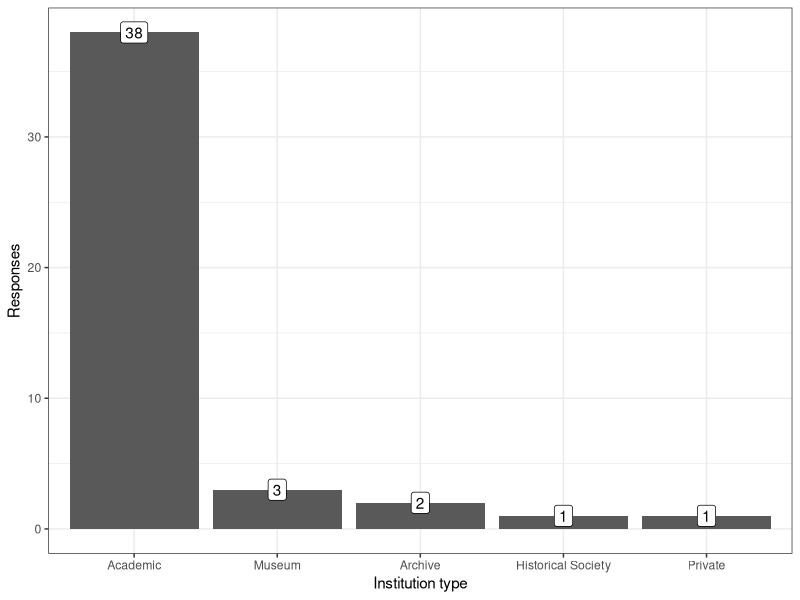
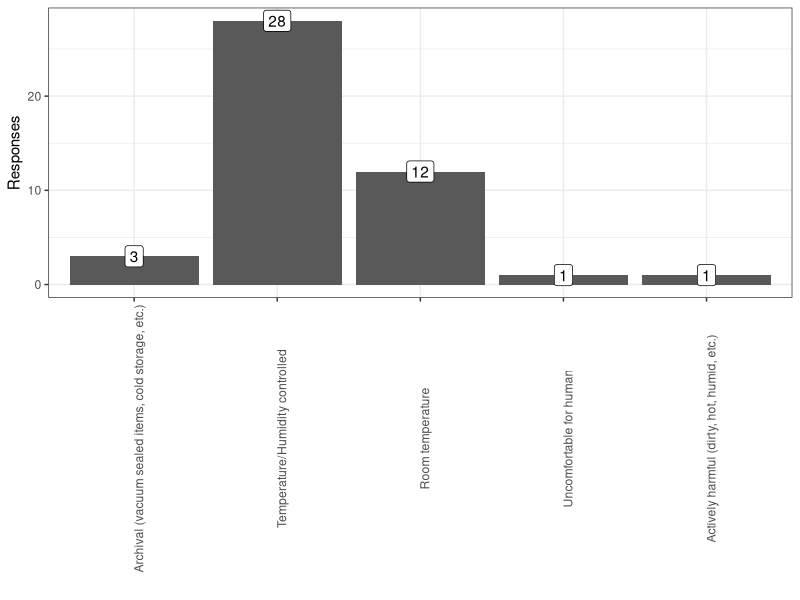
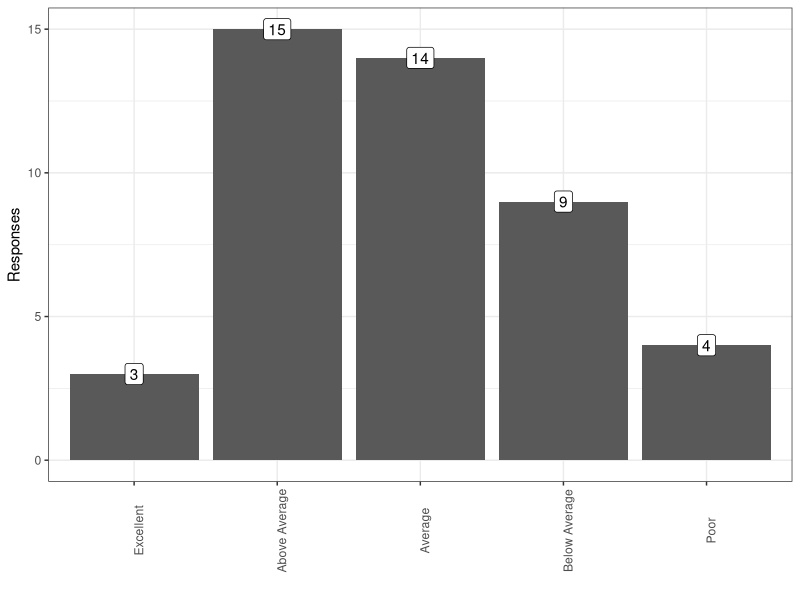
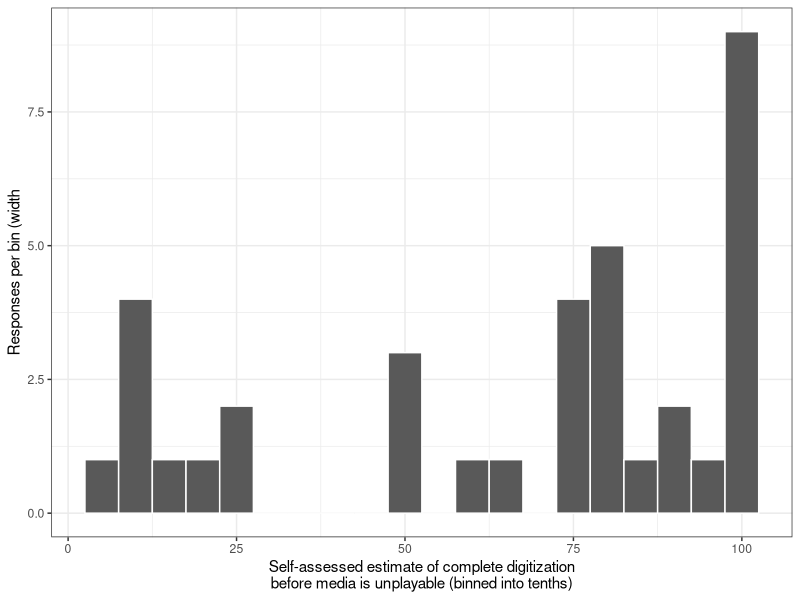
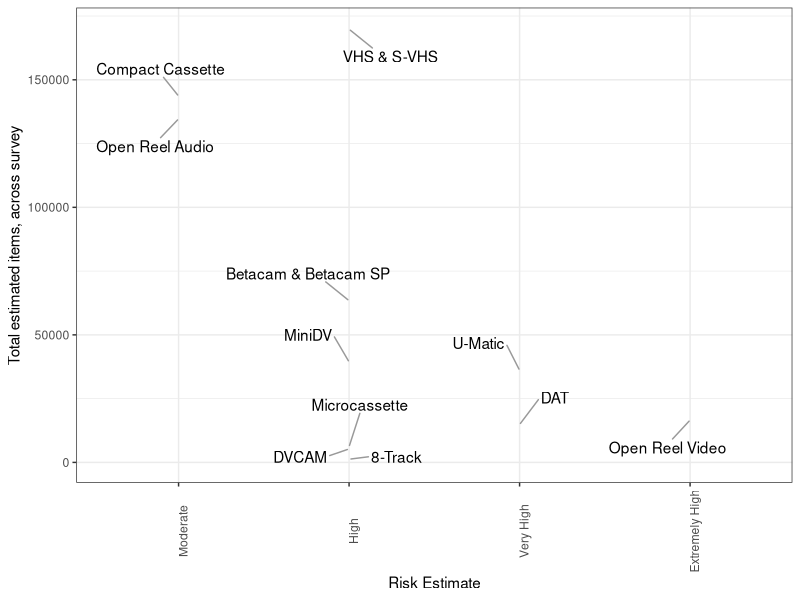
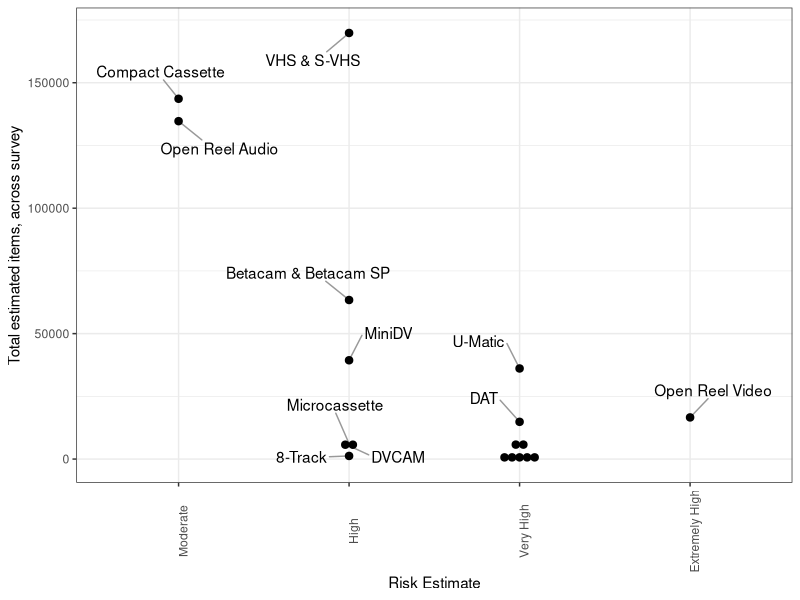
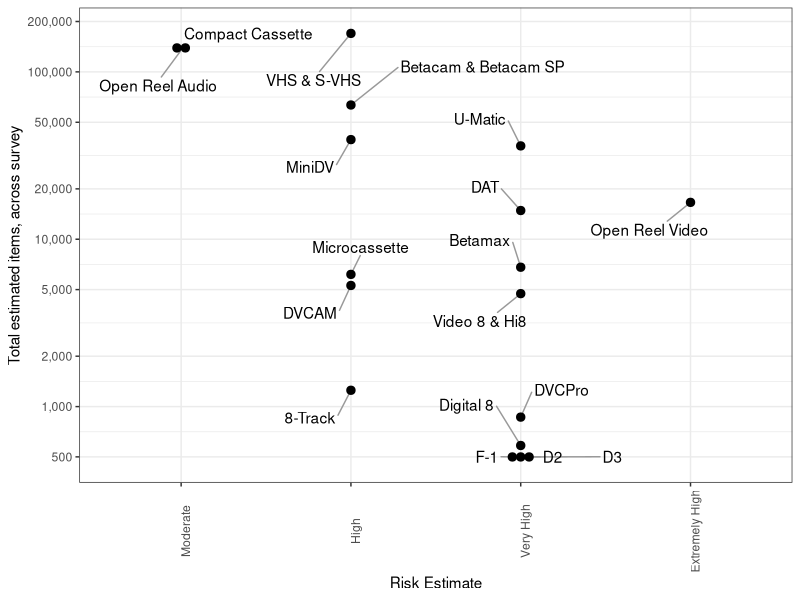
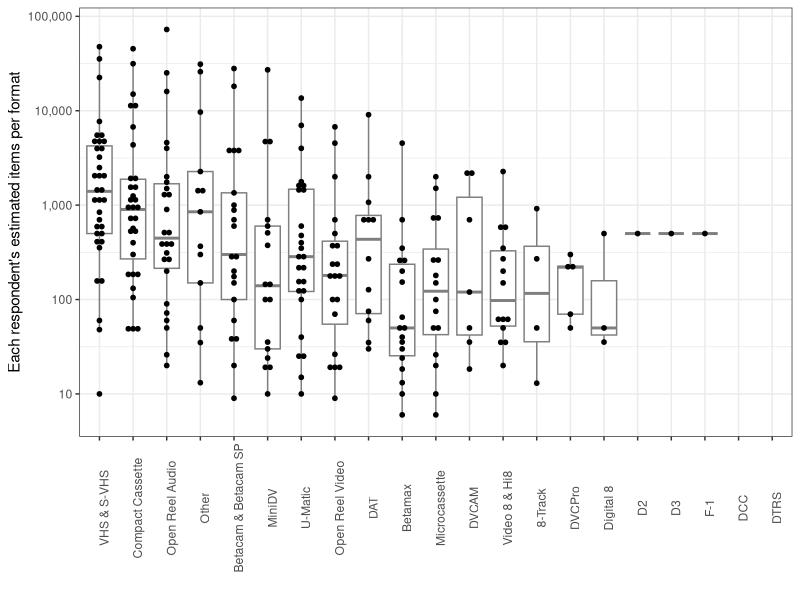

The R source for these figures, in order: (Note: this script raises an error after producing the figures.)
## ---- chunk 1
# This is to just globally mute a lot of messages and errors
knitr::opts_chunk$set(echo=F,message=F,error=T,warning=F)
## ---- chunk 2
library(tidyverse)
library(ggrepel)
library(egg)
library(ComplexHeatmap)
library(circlize)
## ---- chunk 3
raw_datar <- read_csv("survey_data_2019.csv" ,
    col_names=c(
        "Key","State","InstitutionType","TotalItems",
        "StorageConditions",
        "Unstructured_StorageHistory",
        "Unstructured_CompletionEstimate",
        "PercentDigitizedBeforeUnplayable",
        "PracticeSelfAssesment",
        "Percentage_Open Reel Video","Percentage_U-Matic","Percentage_Betamax",
        "Percentage_VHS & S-VHS","Percentage_Betacam & Betacam SP",
        "Percentage_Video 8 & Hi8","Percentage_D2","Percentage_D3",
        "Percentage_DVCAM","Percentage_MiniDV","Percentage_DVCPro",
        "Percentage_Digital 8","Percentage_Open Reel Audio",
        "Percentage_Compact Cassette","Percentage_Microcassette",
        "Percentage_DAT","Percentage_DTRS","Percentage_F-1","Percentage_DCC",
        "Percentage_8-Track","Percentage_Other"),
    skip=1
    ) %>%
    mutate(PercentDigitizedBeforeUnplayable=sub("%","",
            PercentDigitizedBeforeUnplayable)
        )
all_responses <- raw_datar

risk_factors <- read_tsv("risk_assesment.tsv") %>%
    mutate(Risk=factor(Risk,
            levels=c("Low","Moderate","High","Very High","Extremely High")
        )   ) 

tdatar <- all_responses %>%
    gather(Format,Percentage,starts_with("Percentage_")) %>%
    mutate(Percentage=as.numeric(sub("%","",Percentage))) %>%
    mutate(EstItemCount=TotalItems*Percentage/100) %>%
    mutate(FormatName=sub("Percentage_","",Format)) %>% 
    left_join(risk_factors%>%rename(FormatName=Format),by="FormatName")
## ---- chunk 4
all_responses %>%
    {
    ggplot(.)+theme_bw()+
    aes(x=InstitutionType)+
    geom_bar()+
    scale_x_discrete(limits=names(sort(table(.$InstitutionType),decreasing=T)))+
    geom_label(aes(label=..count..,y=..count..),stat="count")+
    xlab("Institution type")+
    ylab("Responses")
    }
## ---- chunk 5
all_responses %>%
    filter(!is.na(StorageConditions)) %>%
    {
    ggplot(.)+theme_bw()+
    aes(x=StorageConditions)+
    geom_bar()+
    scale_x_discrete(limits=c(
            "Archival (vacuum sealed items, cold storage, etc.)",
            "Temperature/Humidity controlled",
            "Room temperature",
            "Uncomfortable for human",
            "Actively harmful (dirty, hot, humid, etc.)"
            )
        )+
    geom_label(aes(label=..count..,y=..count..),stat="count")+
    theme(axis.text.x=element_text(angle=90))+
    xlab("")+
    ylab("Responses")
    }
## ---- chunk 6
all_responses %>%
    filter(!is.na(PracticeSelfAssesment)) %>%
    {
    ggplot(.)+theme_bw()+
    aes(x=PracticeSelfAssesment)+
    geom_bar()+
    scale_x_discrete(limits=c(
            "Excellent",
            "Above Average",
            "Average",
            "Below Average",
            "Poor"
            )
        )+
    geom_label(aes(label=..count..,y=..count..),stat="count")+
    theme(axis.text.x=element_text(angle=90))+
    xlab("")+
    ylab("Responses")
    }
## ---- chunk 7
all_responses %>%
    filter(!is.na(PercentDigitizedBeforeUnplayable)) %>%
    {
    ggplot(.)+theme_bw()+
    aes(x=as.numeric(PercentDigitizedBeforeUnplayable))+
    stat_bin(binwidth=05,geom="bar",col="white")+
    xlab("Self-assessed estimate of complete digitization\nbefore media is unplayable (binned into tenths)")+
    ylab("Responses per bin (width")
    }
## ---- chunk 8
g_storage <- all_responses %>%
    filter(!is.na(StorageConditions)) %>%
    {
    ggplot(.)+theme_article()+
    aes(x=StorageConditions)+
    scale_x_discrete(limits=c(
            "Archival (vacuum sealed items, cold storage, etc.)",
            "Temperature/Humidity controlled",
            "Room temperature",
            "Uncomfortable for human",
            "Actively harmful (dirty, hot, humid, etc.)"
            ),
            labels=c(
            "Archival\n(vacuum sealed items,\ncold storage, etc.)",
            "Temperature/Humidity\ncontrolled",
            "Room temperature",
            "Uncomfortable\nfor humans",
            "Actively harmful\n(dirty, hot, humid, etc.)"
            )
        )+
    geom_bar(fill="grey40",color="black")+
    #geom_label(aes(label=..count..,y=..count..),stat="count")+
    scale_y_continuous(breaks=seq(0,40,5))+
    theme(axis.text.x=element_text(angle=90))+
    xlab("")+
    ylab("Responses")
    }
g_complete <- all_responses %>%
    filter(!is.na(PercentDigitizedBeforeUnplayable)) %>%
    {
    ggplot(.)+theme_article()+
    aes(x=as.numeric(PercentDigitizedBeforeUnplayable))+
    stat_bin(binwidth=10,center=5,geom="bar",fill="grey40",color="black")+
    xlab("Self-assessed estimate of complete\ndigitization before media is unplayable")+
    ylab("Responses")+
    scale_x_continuous(breaks=seq(0,100,10))+
    scale_y_continuous(breaks=seq(0,10,1))
    }
g_both <- ggarrange(g_storage,g_complete,nrow=1,labels=c("A","B"),draw=F)
ggsave("storageConditions_and_completionEstimate.svg",g_both,width=6,height=4)
ggsave("storageConditions_and_completionEstimate.png",g_both,width=6,height=4)
## ---- chunk 9
g <- tdatar %>% 
    group_by(FormatName,Risk) %>%
    summarize(EstTotal=sum(EstItemCount,na.rm=T)) %>%
    filter(!is.na(Risk)) %>%
    filter(EstTotal>0) %>%
    ggplot()+
    theme_bw()+
    aes(x=Risk,y=EstTotal,label=FormatName)+
    geom_text_repel(box.padding=1,segment.color="grey60")+
    theme(axis.text.x=element_text(angle=90))+
    ylab("Total estimated items, across survey")+
    xlab("Risk Estimate")
g

g+geom_dotplot(binaxis="y",stackdir="center",binwidth=3e3)

g+geom_dotplot(binaxis="y",stackdir="center",binwidth=0.05)+
    scale_y_log10(labels=function(x){formatC(x,big.mark=",",format="d")},
        breaks=c(500+0.5,1e3,2e3,5e3+0.5,1e4,2e4,5e4+1,1e5,2e5))

ggsave("risk_and_totals_log.png",g+
    geom_dotplot(binaxis="y",stackdir="center",binwidth=0.05)+
    scale_y_log10(labels=function(x){formatC(x,big.mark=",",format="d")},
        breaks=c(500+0.5,1e3,2e3,5e3+0.5,1e4,2e4,5e4+1,1e5,2e5)),
    width=6,height=6)
ggsave("risk_and_totals_log.svg",g+
    geom_dotplot(binaxis="y",stackdir="center",binwidth=0.05)+
    scale_y_log10(labels=function(x){formatC(x,big.mark=",",format="d")},
        breaks=c(500+0.5,1e3,2e3,5e3+0.5,1e4,2e4,5e4+1,1e5,2e5)),
    width=6,height=6)

ggsave("risk_and_totals.png", g+
    scale_y_continuous(labels=function(x){formatC(x,big.mark=",",format="d")},
        breaks=seq(0,2e5,2e4),limits=c(-2e4,NA))+
        geom_dotplot(binaxis="y",stackdir="center",binwidth=3e3),
    width=6,height=6)
ggsave("risk_and_totals.svg", g+
    scale_y_continuous(labels=function(x){formatC(x,big.mark=",",format="d")},
        breaks=seq(0,2e5,2e4),limits=c(-2e4,NA))+
        geom_dotplot(binaxis="y",stackdir="center",binwidth=3e3) ,
    width=6,height=6)

## ---- chunk 10

g <- tdatar %>% 
    {
    ggplot(.)+
    theme_bw()+
    aes(x=FormatName,y=EstItemCount)+
    geom_boxplot(outlier.alpha=0,color="grey50")+
    geom_dotplot(binaxis="y",stackdir="center",dotsize=1.0,alpha=1.0,binwidth=0.05)+
    scale_y_log10(labels=function(x){formatC(x,big.mark=",",format="d")})+
    scale_x_discrete(
        limits=group_by(.,FormatName)%>%
            summarize(z=sum(EstItemCount,na.rm=T))%>%
            arrange(-z)%>%pull(FormatName)
        )+
    theme(axis.text.x=element_text(angle=90))+
    ylab("Each respondent's estimated items per format")+
    xlab("")
    }
g
ggsave("items_per_respondent.png",g,width=6,height=5)
ggsave("items_per_respondent.svg",g,width=6,height=5)

## ---- chunk 11
library(gplots)

heatmap_datar_counts <- tdatar %>% 
    filter(EstItemCount>0) %>%
    select(Key,State,InstitutionType,TotalItems,
        PercentDigitizedBeforeUnplayable,FormatName,EstItemCount) %>%
    spread(FormatName,EstItemCount,fill=0) %>%
    arrange(-as.numeric(PercentDigitizedBeforeUnplayable))
heatmap_datar_counts%>%pull(PercentDigitizedBeforeUnplayable)

counts_matrix <- as.matrix(log10(heatmap_datar_counts[,-c(1,2,3,4,5)]+1))

#risk_palette <- 
#    rev(colorRampPalette(brewer.pal(n=9,name="Spectral"))(
#        length(levels(risk_factors$Risk))
#    ))[
#        tibble(Format=colnames(heatmap_datar_counts)[
#                6:ncol(heatmap_datar_counts)]
#            )%>%    
#            left_join(risk_factors,by="Format")%>%pull(Risk)
#        ] 

# Thanks colorbrewer2 website!
colorz <- setNames(c('#ffffb2','#fecc5c','#fd8d3c','#f03b20','#bd0026'),
        levels(risk_factors$Risk))
risk_palette <- colorz[
        tibble(Format=colnames(heatmap_datar_counts)[
                6:ncol(heatmap_datar_counts)]
            )%>%    
            left_join(risk_factors,by="Format")%>%pull(Risk)
        ] 
k <- data.frame(fill=colorz[levels(risk_factors$Risk)],y=levels(risk_factors$Risk)) %>%
    ggplot()+theme_classic()+
    aes(fill=y,x=1,y=y)+
    scale_fill_manual("Risk",values=colorz)+
    scale_y_discrete(limits=levels(risk_factors$Risk))+
    guides(fill=F)+
    geom_tile()+
    theme(axis.text.x=element_blank(),axis.ticks=element_blank(),
        axis.line=element_blank())+
    ylab("")+xlab("")
k
ggsave("heatmap_key.png",k,width=3,height=2)

tickfunc <- function() {
            breaks <- 10^seq(1,5,0.1)
            which_ones <- c(11,21,31,41)
            return(list(
                at=parent.frame()$scale01(log10(breaks[which_ones])),
                labels=formatC(breaks[which_ones],big.mark=",",format="d")
                ))
           }


svg("magnetic_heatmap_ordered_by_chance_completion_at_top.svg",width=6,height=6)
heatmap.2(counts_matrix,
    key.xlab="Estimated Items",
    col=colorRampPalette(brewer.pal(n=9,name="PuBuGn"))(100),
    ColSideColors=risk_palette,
    margins=c(08,5),
    labRow=ifelse(!is.na(heatmap_datar_counts$PercentDigitizedBeforeUnplayable),
        paste0(heatmap_datar_counts$PercentDigitizedBeforeUnplayable,"%"),"no data"),
    srtCol=45,
    density.info="none",
    trace="none",
    dendrogram="col",
    Rowv=F,
    reorderfun=function(d, w) rev(reorder(d, w, agglo.FUN = mean)),
    ylab="Respondent, ordered by estimated completion",
    key.xtickfun=tickfunc
    )
dev.off()

svg("magnetic_heatmap_clustered_rows.svg",width=6,height=6)
heatmap.2(counts_matrix,
    key.xlab="Estimated Items",
    col=colorRampPalette(brewer.pal(n=9,name="PuBuGn"))(100),
    ColSideColors=risk_palette,
    margins=c(08,5),
    labRow=ifelse(!is.na(heatmap_datar_counts$PercentDigitizedBeforeUnplayable),
        paste0(heatmap_datar_counts$PercentDigitizedBeforeUnplayable,"%"),"no data"),
    srtCol=45,
    density.info="none",
    trace="none",
    dendrogram="both",
    reorderfun=function(d, w) rev(reorder(d, w, agglo.FUN = mean)),
    ylab="Respondent",
    key.xtickfun=tickfunc
    )
dev.off()


library(RColorBrewer)


## ---- chunk 12
library(seriation)

seriation_of_matrix <- seriate(as.matrix(log10(heatmap_datar_counts[,-c(1,2,3,4)]+1)))
#, method = "BEA_TSP")

heatmap_datar_counts <- tdatar %>% 
    filter(EstItemCount>0) %>%
    select(Key,State,InstitutionType,TotalItems,FormatName,EstItemCount) %>%
    spread(FormatName,EstItemCount,fill=0)

counts_valz <- log10(unlist(heatmap_datar_counts[,-c(1,2,3,4)])+1)

col_ann <- risk_factors %>% rename(FormatName=Format) %>% as.data.frame()
rownames(col_ann) <- col_ann[[1]]
col_ann <- col_ann %>% select(-FormatName) %>% rename(`Format Risk`=Risk)

risk_annotation <- HeatmapAnnotation(
    `Format Risk`=col_ann$`Format Risk`,
    col=list(`Format Risk`=c(
            `Extremely High`="#7b3294",`Very High`="#c2a5cf",
            `High`="#a6dba0",`Moderate`="#008837"
    )   )   )
the_heatmap <- Heatmap(
    log10(heatmap_datar_counts[,-c(1,2,3,4)]+1),
    top_annotation=risk_annotation,
    col=colorRamp2(
        c(min(counts_valz),median(counts_valz),max(counts_valz)),
        c("#ffffff", "#fefefe", "#000000")
        ),
    heatmap_legend_param = list(
        title="Item counts", 
        at=log10(c(10+1,1000+1,1e4+1,5e4+1)),
        labels=c(10,1000,1e4,5e4),
        legend_height = unit(6, "cm"),
        heatmap_legend_side="bottom"
        ),
    row_order=get_order(seriation_of_matrix,1),
    column_order=get_order(seriation_of_matrix,2)
    )
ht_list <- the_heatmap 
g <- draw(ht_list, heatmap_legend_side = "right", annotation_legend_side = "right")
## ---- chunk 13
heatmap_datar_frac <- tdatar %>% 
    filter(EstItemCount>0) %>%
    select(Key,State,InstitutionType,TotalItems,FormatName,Percentage) %>%
    mutate(Fraction=Percentage/100)%>%
    select(-Percentage) %>%
    spread(FormatName,Fraction,fill=0)

#TotalItems,StorageConditions,PercentDigitizedBeforeUnplayable,PracticeSelfAssessment,

frac_valz <- unlist(heatmap_datar_frac[,-c(1,2,3,4)])

col_ann <- risk_factors %>% rename(FormatName=Format) %>% as.data.frame()
rownames(col_ann) <- col_ann[[1]]
col_ann <- col_ann %>% select(-FormatName) %>% rename(`Format Risk`=Risk)

risk_annotation <- HeatmapAnnotation(
    `Format Risk`=col_ann$`Format Risk`,
    col=list(
        `Format Risk`=c(
            `Extremely High`="#7b3294",`Very High`="#c2a5cf",
            `High`="#a6dba0",`Moderate`="#008837"
            )
    )   )
the_heatmap <- Heatmap(
    log10(heatmap_datar_frac[,-c(1,2,3,4)]+.001),
    top_annotation=risk_annotation,
    col=colorRamp2(
        log10(c(min(frac_valz),median(frac_valz),max(frac_valz))+.001),
        c("#ffffff", "#fefefe", "#000000")
        ),
    heatmap_legend_param = list(
        title="Fraction of\ncollection", 
        at=log10(c(0,0.05,0.1,0.30)+0.001),
        labels=c("1%","5%","10%","30%"),
        legend_height = unit(6, "cm"),
        heatmap_legend_side="bottom"
        )
    )
ht_list <- the_heatmap 
g <- draw(ht_list, heatmap_legend_side = "right", annotation_legend_side = "right")



## ---- chunk 14
pca_datar <- tdatar %>% select(Key,TotalItems,FormatName,EstItemCount) %>%
    spread(FormatName,EstItemCount,fill=0)

matrix_by_inst <- as.matrix(pca_datar[,-c(1,2)])
rownames(matrix_by_inst) <- pca_datar[,1][[1]]
cluster_inst <- hclust(dist(scale(matrix_by_inst))) 
matrix_by_media <- t(as.matrix(pca_datar[,-c(1,2)]))
cluster_media <- hclust(dist(scale(matrix_by_media)))
## ---- chunk 15
pca_media <- prcomp(t(matrix_by_media[apply(matrix_by_media,1,sum)>0,]),center=T,scale=T)

media_pca_plot <- pca_media$rotation %>% 
    {bind_cols(tibble(Format=rownames(.)),as.tibble(.))} %>%
    select(Format,PC1,PC2,PC3,PC4,PC5,PC6) %>% 
    ggplot()+theme_bw()+
    aes(label=Format)+
    geom_point()+
    geom_label_repel()
media_pca_plot + aes(x=PC1,y=PC2)
## ---- chunk 16
media_pca_plot + aes(x=PC3,y=PC4)
## ---- chunk 17
pca_inst <- prcomp(t(matrix_by_inst[apply(matrix_by_inst,1,sum)>0,] ),center=T,scale=T)
percent_varz <- signif(pca_inst$sdev / sum(pca_inst$sdev) * 100,3)

filtered_mbi <- matrix_by_inst[apply(matrix_by_inst,1,sum)>0,]

pdatar <- pca_inst$rotation %>% 
    {bind_cols(tibble(Key=rownames(.)),as.tibble(.))} %>%
    select(Key,PC1,PC2,PC3,PC4,PC5,PC6) %>% 
    left_join(all_responses%>%mutate(Key=as.character(Key)),by="Key") 

inst_pca_plot <- pdatar %>%
    ggplot()+theme_bw()+
    aes(label=Key)+
    geom_point()+
    geom_label_repel()
pc12 <- inst_pca_plot+aes(x=PC1,y=PC2)+
    xlab(paste0("PC1 ",percent_varz[1],"% variance"))+
    ylab(paste0("PC2 ",percent_varz[2],"% variance"))
pc34 <- inst_pca_plot + aes(x=PC3,y=PC4)+
    xlab(paste0("PC3 ",percent_varz[3],"% variance"))+
    ylab(paste0("PC4 ",percent_varz[4],"% variance"))
pc56 <- inst_pca_plot + aes(x=PC5,y=PC6)+
    xlab(paste0("PC5 ",percent_varz[5],"% variance"))+
    ylab(paste0("PC6 ",percent_varz[6],"% variance"))

pc12+aes(fill=InstitutionType)
pc34+aes(fill=InstitutionType)
pc56+aes(fill=InstitutionType)
## ---- chunk 18
z <- apply(pca_inst$rotation[,1:6],2,
    function(x){
       lapply(apply(filtered_mbi,2,cor.test,x,method="pearson"),
            function(y){
                data.frame(pval=y$p.value,est=y$estimate)
            })
    })
rez <- data.frame(PC=NA,Format=NA,pval=NA,est=NA)
for (i in names(z)) {
    for (j in names(z[i][[1]])) {
        rez <- rbind(rez,cbind(data.frame(PC=i,Format=j),z[i][[1]][j][[1]]))
    }
}
rez <- rez[-1,]
# god that's ugly, I forgot how to do a for loop for a bit there
ggplot(rez)+theme_bw()+
    aes(label=Format,x=-log10(pval),y=est)+
    facet_wrap(~PC)+
    geom_point()+
    geom_label_repel(data=subset(rez,pval<0.05))
## ---- chunk 19
pc14 <- inst_pca_plot+aes(x=PC1,y=PC4,fill=as.numeric(sub("%","",Percentage_Other)))+
    xlab(paste0("PC1 ",percent_varz[1],"% variance"))+
    ylab(paste0("PC4 ",percent_varz[4],"% variance"))+
    scale_fill_distiller("Other",palette="Spectral",na.value="lightblue")
pc14

pc23 <- inst_pca_plot + aes(x=PC2,y=PC3)+
    xlab(paste0("PC2 ",percent_varz[2],"% variance"))+
    ylab(paste0("PC3 ",percent_varz[3],"% variance"))

pc23+aes(fill=as.numeric(sub("%","",`Percentage_Other`)))+
    scale_fill_distiller("Other",palette="Spectral",na.value="lightblue")

pc23+aes(fill=0+
        as.numeric(sub("%","",`Percentage_U-Matic`))+
        as.numeric(sub("%","",`Percentage_Betacam & Betacam SP`))
        )+
    scale_fill_distiller("Umatic or Betacam",palette="Spectral",na.value="lightblue")

## ---- chunk 20
z <- apply(pca_inst$rotation[,1:6],2,
    function(x){
       lapply(apply(filtered_mbi,2,cor.test,x,method="spearman"),
            function(y){
                data.frame(pval=y$p.value,est=y$estimate)
            })
    })
rez <- data.frame(PC=NA,Format=NA,pval=NA,est=NA)
for (i in names(z)) {
    for (j in names(z[i][[1]])) {
        rez <- rbind(rez,cbind(data.frame(PC=i,Format=j),z[i][[1]][j][[1]]))
    }
}
rez <- rez[-1,]
# god that's ugly, I forgot how to do a for loop for a bit there
ggplot(rez)+theme_bw()+
    aes(label=Format,x=-log10(pval),y=est)+
    facet_wrap(~PC)+
    geom_point()+
    geom_label_repel(data=subset(rez,pval<0.05))
